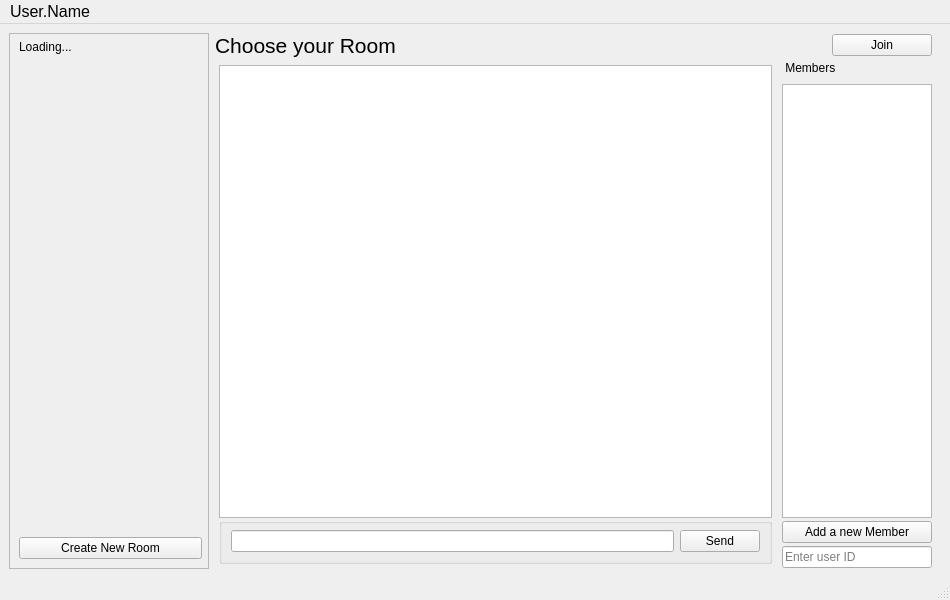
<?xml version="1.0" encoding="UTF-8"?>
<ui version="4.0">
 <class>MainWindow</class>
 <widget class="QMainWindow" name="MainWindow">
  <property name="geometry">
   <rect>
    <x>0</x>
    <y>0</y>
    <width>950</width>
    <height>600</height>
   </rect>
  </property>
  <property name="windowTitle">
   <string>MainWindow</string>
  </property>
  <widget class="QWidget" name="centralwidget">
   <layout class="QHBoxLayout" name="horizontalLayout">
    <item>
     <widget class="QFrame" name="frame">
      <property name="sizePolicy">
       <sizepolicy hsizetype="Maximum" vsizetype="Preferred">
        <horstretch>100</horstretch>
        <verstretch>0</verstretch>
       </sizepolicy>
      </property>
      <property name="minimumSize">
       <size>
        <width>200</width>
        <height>0</height>
       </size>
      </property>
      <property name="frameShape">
       <enum>QFrame::StyledPanel</enum>
      </property>
      <property name="frameShadow">
       <enum>QFrame::Raised</enum>
      </property>
      <layout class="QVBoxLayout" name="verticalLayout_2">
       <property name="spacing">
        <number>4</number>
       </property>
       <property name="topMargin">
        <number>6</number>
       </property>
       <property name="rightMargin">
        <number>6</number>
       </property>
       <property name="bottomMargin">
        <number>9</number>
       </property>
       <item>
        <widget class="QLabel" name="labelRoomList">
         <property name="text">
          <string>Loading...</string>
         </property>
        </widget>
       </item>
       <item>
        <layout class="QVBoxLayout" name="verticalLayoutRooms"/>
       </item>
       <item>
        <spacer name="verticalSpacer">
         <property name="orientation">
          <enum>Qt::Vertical</enum>
         </property>
         <property name="sizeHint" stdset="0">
          <size>
           <width>20</width>
           <height>40</height>
          </size>
         </property>
        </spacer>
       </item>
       <item>
        <widget class="QPushButton" name="pushButton_3">
         <property name="text">
          <string>Create New Room</string>
         </property>
        </widget>
       </item>
      </layout>
     </widget>
    </item>
    <item>
     <widget class="QFrame" name="frame_chat">
      <property name="layoutDirection">
       <enum>Qt::RightToLeft</enum>
      </property>
      <layout class="QGridLayout" name="gridLayout">
       <property name="leftMargin">
        <number>0</number>
       </property>
       <property name="topMargin">
        <number>0</number>
       </property>
       <property name="bottomMargin">
        <number>1</number>
       </property>
       <property name="verticalSpacing">
        <number>3</number>
       </property>
       <item row="0" column="1">
        <widget class="QPushButton" name="pushButtonPlayer">
         <property name="sizePolicy">
          <sizepolicy hsizetype="Minimum" vsizetype="Fixed">
           <horstretch>0</horstretch>
           <verstretch>0</verstretch>
          </sizepolicy>
         </property>
         <property name="minimumSize">
          <size>
           <width>0</width>
           <height>0</height>
          </size>
         </property>
         <property name="maximumSize">
          <size>
           <width>100</width>
           <height>16777215</height>
          </size>
         </property>
         <property name="layoutDirection">
          <enum>Qt::RightToLeft</enum>
         </property>
         <property name="autoFillBackground">
          <bool>false</bool>
         </property>
         <property name="text">
          <string>Join</string>
         </property>
        </widget>
       </item>
       <item row="2" column="2" rowspan="6">
        <widget class="QFrame" name="frame_2">
         <property name="minimumSize">
          <size>
           <width>300</width>
           <height>250</height>
          </size>
         </property>
         <layout class="QVBoxLayout" name="verticalLayout">
          <property name="spacing">
           <number>0</number>
          </property>
          <property name="leftMargin">
           <number>4</number>
          </property>
          <property name="topMargin">
           <number>4</number>
          </property>
          <property name="rightMargin">
           <number>4</number>
          </property>
          <property name="bottomMargin">
           <number>4</number>
          </property>
          <item>
           <widget class="QListWidget" name="listMessages">
            <property name="layoutDirection">
             <enum>Qt::LeftToRight</enum>
            </property>
            <property name="flow">
             <enum>QListView::TopToBottom</enum>
            </property>
           </widget>
          </item>
          <item>
           <widget class="QGroupBox" name="groupBox_3">
            <property name="title">
             <string/>
            </property>
            <layout class="QHBoxLayout" name="horizontalLayout_2">
             <property name="topMargin">
              <number>6</number>
             </property>
             <item>
              <widget class="QPushButton" name="pushButton_send">
               <property name="text">
                <string>Send</string>
               </property>
              </widget>
             </item>
             <item>
              <widget class="QLineEdit" name="lineEditmessage"/>
             </item>
            </layout>
           </widget>
          </item>
         </layout>
        </widget>
       </item>
       <item row="6" column="1">
        <widget class="QPushButton" name="pushButton_AddMember">
         <property name="text">
          <string>Add a new Member</string>
         </property>
        </widget>
       </item>
       <item row="7" column="1">
        <widget class="QLineEdit" name="lineEditAddMember">
         <property name="maximumSize">
          <size>
           <width>150</width>
           <height>16777215</height>
          </size>
         </property>
         <property name="placeholderText">
          <string>Enter user ID</string>
         </property>
        </widget>
       </item>
       <item row="0" column="2">
        <widget class="QLabel" name="labelCurrentRoom">
         <property name="font">
          <font>
           <pointsize>16</pointsize>
          </font>
         </property>
         <property name="text">
          <string>Choose your Room</string>
         </property>
        </widget>
       </item>
       <item row="2" column="1">
        <widget class="QLabel" name="labelMembers">
         <property name="maximumSize">
          <size>
           <width>16777215</width>
           <height>20</height>
          </size>
         </property>
         <property name="text">
          <string> Members</string>
         </property>
        </widget>
       </item>
       <item row="5" column="1">
        <widget class="QListWidget" name="listMembers">
         <property name="sizePolicy">
          <sizepolicy hsizetype="Preferred" vsizetype="Expanding">
           <horstretch>0</horstretch>
           <verstretch>0</verstretch>
          </sizepolicy>
         </property>
         <property name="minimumSize">
          <size>
           <width>120</width>
           <height>0</height>
          </size>
         </property>
         <property name="maximumSize">
          <size>
           <width>150</width>
           <height>16777215</height>
          </size>
         </property>
         <property name="layoutDirection">
          <enum>Qt::LeftToRight</enum>
         </property>
         <property name="flow">
          <enum>QListView::TopToBottom</enum>
         </property>
        </widget>
       </item>
      </layout>
     </widget>
    </item>
   </layout>
  </widget>
  <widget class="QMenuBar" name="menubar">
   <property name="geometry">
    <rect>
     <x>0</x>
     <y>0</y>
     <width>950</width>
     <height>24</height>
    </rect>
   </property>
   <property name="font">
    <font>
     <pointsize>12</pointsize>
    </font>
   </property>
   <widget class="QMenu" name="menuUser_Name">
    <property name="font">
     <font>
      <pointsize>11</pointsize>
     </font>
    </property>
    <property name="title">
     <string>User.Name</string>
    </property>
    <addaction name="actionSettings"/>
    <addaction name="actionLog_out"/>
    <addaction name="separator"/>
    <addaction name="actionQuit"/>
   </widget>
   <addaction name="menuUser_Name"/>
  </widget>
  <widget class="QStatusBar" name="statusbar"/>
  <action name="actionSettings">
   <property name="text">
    <string>Settings</string>
   </property>
  </action>
  <action name="actionLog_out">
   <property name="text">
    <string>Log out</string>
   </property>
  </action>
  <action name="actionQuit">
   <property name="text">
    <string>Quit</string>
   </property>
  </action>
 </widget>
 <resources/>
 <connections/>
</ui>
